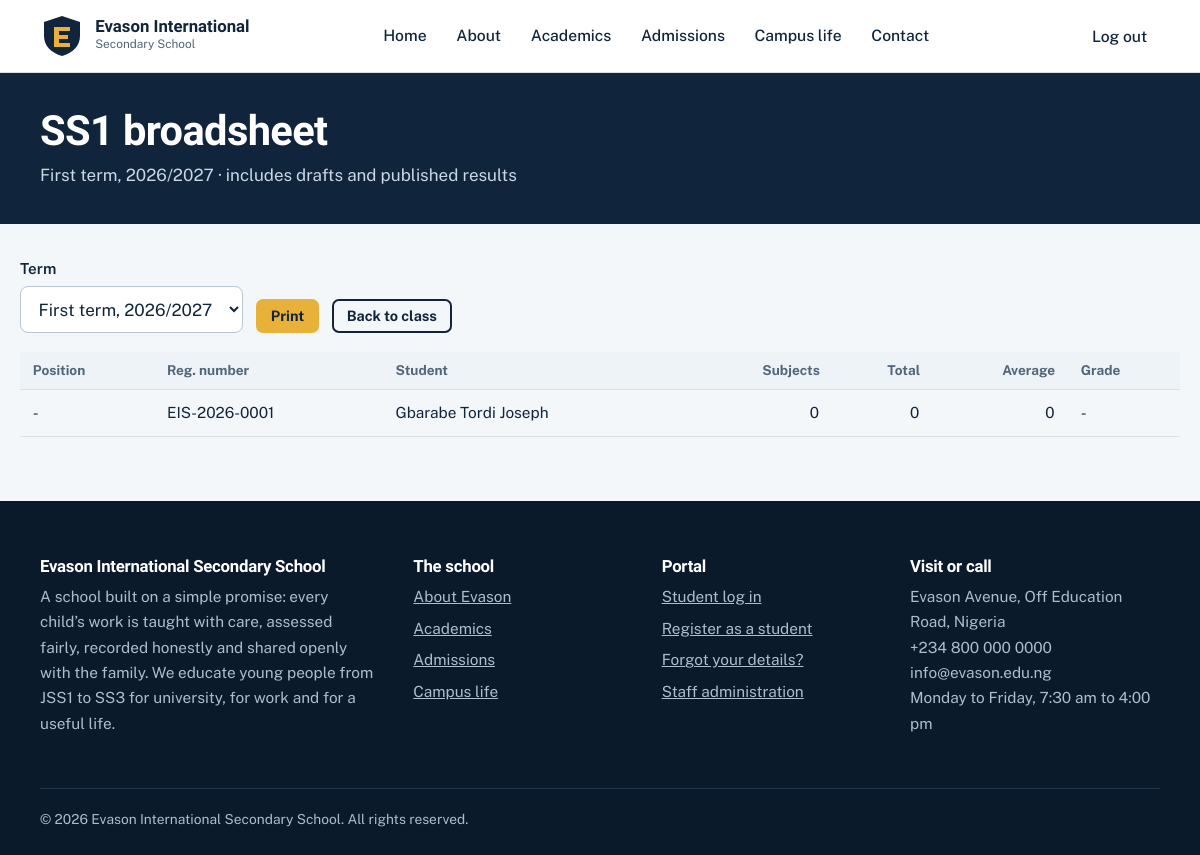
Screenshot of /portal/class/4/broadsheet/?term=1 (signed in) with the database file from the repository.
### academics/models.py (models this page shows, shortened)
class SchoolClass(models.Model):
    name = models.CharField(max_length=10, unique=True)
    order = models.PositiveSmallIntegerField(unique=True)
    subjects = models.ManyToManyField("Subject", through="ClassSubject", related_name="classes", blank=True)
    class Meta:
        ordering = ["order"]
        verbose_name_plural = "classes"
    def __str__(self):
        return self.name

class Term(models.Model):
    TERMS = [(1, "First term"), (2, "Second term"), (3, "Third term")]
    session = models.CharField(max_length=9, help_text="For example 2026/2027")
    term = models.PositiveSmallIntegerField(choices=TERMS)
    is_current = models.BooleanField(default=False)
    class Meta:
        ordering = ["-session", "-term"]
        unique_together = ("session", "term")
    def __str__(self):
        return f"{self.get_term_display()}, {self.session}"

### accounts/models.py (models this page shows, shortened)
class StudentProfile(models.Model):
    GENDERS = [("F", "Female"), ("M", "Male")]
    user = models.OneToOneField(settings.AUTH_USER_MODEL, on_delete=models.CASCADE, related_name="student")
    reg_number = models.CharField("Registration number", max_length=20, unique=True, editable=False, blank=True)
    school_class = models.ForeignKey("academics.SchoolClass", on_delete=models.PROTECT, related_name="students")
    gender = models.CharField(max_length=1, choices=GENDERS)
    date_of_birth = models.DateField(null=True, blank=True)
    guardian_name = models.CharField(max_length=120)
    guardian_phone = models.CharField(max_length=30)
    address = models.CharField(max_length=255, blank=True)
    passport = models.ImageField(upload_to="passports/", blank=True)
    created = models.DateTimeField(auto_now_add=True)
    class Meta:
        ordering = ["school_class__order", "user__last_name", "user__first_name"]
    @property
    def full_name(self):
        return self.user.get_full_name() or self.user.username

class User(AbstractUser):
    STUDENT, TEACHER, ADMIN = "student", "teacher", "admin"
    ROLES = [(STUDENT, "Student"), (TEACHER, "Teacher"), (ADMIN, "Administrator")]
    role = models.CharField(max_length=10, choices=ROLES, default=STUDENT)
    phone = models.CharField(max_length=20, blank=True)
    @property
    def is_school_admin(self):
        return self.is_superuser or self.role == self.ADMIN
    @property
    def is_staff_member(self):
        return self.is_school_admin or self.role == self.TEACHER

### academics/views.py (the view)
# urls.py: path("class/<int:class_id>/broadsheet/", views.broadsheet, name="broadsheet"),
@staff_required
def broadsheet(request, class_id):
    school_class = get_object_or_404(SchoolClass, pk=class_id)
    term = _current_term(request)
    rows = build_broadsheet(school_class, term) if term else []
    return render(request, "portal/broadsheet.html", {"school_class": school_class, "term": term, "terms": Term.objects.all(), "rows": rows})

### academics/views.py (called while the page is built)
def _guard(check):
    def decorator(view):
        @wraps(view)
        def wrapper(request, *args, **kwargs):
            if not request.user.is_authenticated:
                return redirect_to_login(request.get_full_path())
            if not check(request.user):
                raise PermissionDenied
            return view(request, *args, **kwargs)
        return wrapper
    return decorator

def _current_term(request):
    wanted = request.GET.get("term") or request.POST.get("term")
    if wanted:
        term = Term.objects.filter(pk=wanted).first()
        if term:
            return term
    return Term.objects.filter(is_current=True).first() or Term.objects.first()

### website/context.py (called while the page is built)
def school(request):
    return {"SCHOOL": settings.SCHOOL, "year": timezone.now().year}

### templates/portal/broadsheet.html (shortened to what this page needs)
{% extends 'base.html' %}
{% load school_tags %}
{% block content %}
<div class="page-head"><div class="wrap"><h1>{{ school_class }} broadsheet</h1><p>{{ term|default:"No term selected" }} · includes drafts and published results</p></div></div>
<div class="wrap portal">
  <form method="get" class="toolbar no-print">
    <div class="field"><label for="term">Term</label><select id="term" name="term" onchange="this.form.submit()">{% for t in terms %}<option value="{{ t.pk }}" {% if term and t.pk == term.pk %}selected{% endif %}>{{ t }}</option>{% endfor %}</select></div>
    <button type="button" class="btn btn-gold btn-sm" onclick="window.print()">Print</button>
    <a class="btn btn-line btn-sm" style="color:var(--ink)" href="{% url 'class_students' school_class.pk %}?term={{ term.pk }}">Back to class</a>
  </form>
  <div class="tbl-wrap"><table>
    <thead><tr><th>Position</th><th>Reg. number</th><th>Student</th><th class="n">Subjects</th><th class="n">Total</th><th class="n">Average</th><th>Grade</th></tr></thead>
    <tbody>
    {% for r in rows %}
      <tr><td>{% if r.position %}{{ r.position|ordinal }}{% else %}-{% endif %}</td><td>{{ r.student.reg_number }}</td><td>{{ r.student.full_name }}</td><td class="n">{{ r.count }}</td><td class="n">{{ r.total }}</td><td class="n">{{ r.average }}</td><td>{% if r.count %}<span class="grade g-{{ r.grade }}">{{ r.grade }}</span>{% else %}-{% endif %}</td></tr>
    {% empty %}<tr><td colspan="7">No students in this class yet.</td></tr>{% endfor %}
    </tbody>
  </table></div>
</div>
{% endblock %}

### static/css/style.css (style rules this page uses)
:root { --ink:#10243b; --ink-2:#1b3957; --paper:#f4f7fa; --white:#fff; --line:#d8e0e8; --muted:#52657a; --gold:#e8b13a; --gold-d:#a8780f; --sea:#13806b; --sea-l:#dff3ee; --red:#b3372c; --font-d:"Bricolage Grotesque",system-ui,sans-serif; --font-b:"Public Sans",system-ui,sans-serif; --r:10px; --max:1160px; }
* { box-sizing:border-box }
html { scroll-behavior:smooth }
body { margin:0;font:400 1.0625rem/1.65 var(--font-b);color:var(--ink);background:var(--paper) }
a { color:var(--sea) }
h1,h2,h3,h4 { font-family:var(--font-d);line-height:1.12;margin:0 0 .5em;letter-spacing:-.015em }
h1 { font-size:clamp(2.4rem,5.4vw,4.3rem);font-weight:800 }
p { margin:0 0 1.1em;max-width:70ch }
.wrap { max-width:var(--max);margin:0 auto;padding:0 1.25rem }
.btn { display:inline-block;padding:.8rem 1.4rem;border-radius:var(--r);font:700 1rem var(--font-b);text-decoration:none;border:2px solid transparent;cursor:pointer;transition:transform .15s,background .15s }
.btn-gold { background:var(--gold);color:var(--ink) }
.btn-line { border-color:currentColor;color:inherit;background:transparent }
.btn-sm { padding:.4rem .8rem;font-size:.9rem;border-radius:7px }
.tbl-wrap { overflow-x:auto }
table { border-collapse:collapse;width:100% }
th,td { text-align:left;padding:.65rem .8rem;border-bottom:1px solid var(--line);font-size:.96rem }
th { font:700 .85rem var(--font-b);color:var(--muted);background:#eef3f7 }
td.n,th.n { text-align:right;font-variant-numeric:tabular-nums }
.field { margin-bottom:1.1rem }
.field label { display:block;font-weight:600;margin-bottom:.3rem;font-size:.95rem }
input[type=text],input[type=email],input[type=password],input[type=date],input[type=number],input[type=tel],select,textarea,input[type=file] { width:100%;padding:.7rem .85rem;border:1.5px solid #b9c6d3;border-radius:8px;font:inherit;background:#fff;color:var(--ink) }
.page-head { background:var(--ink);color:#fff;padding:2.2rem 0 }
.page-head h1 { font-size:clamp(1.8rem,3.5vw,2.6rem);margin:0 }
.page-head p { color:#cbd8e6;margin:.4rem 0 0 }
.portal { padding:2rem 0 4rem }
.toolbar { display:flex;gap:.8rem;flex-wrap:wrap;align-items:end;margin-bottom:1.2rem }
.toolbar .field { margin:0 }

### rows the page displays
SchoolClass: name "SS1"
Term: term+session "First term, 2026/2027"
StudentProfile: student.reg_number "EIS-2026-0001", student.full_name "Gbarabe Tordi Joseph", count "0", total "0", average "0"

### other values shown
{{ SCHOOL.name }} "Evason International Secondary School"
{{ SCHOOL.address }} "Evason Avenue, Off Education Road, Nigeria"
{{ SCHOOL.phone }} "+234 800 000 0000"
{{ SCHOOL.email }} "info@evason.edu.ng"
form field term "First term, 2026/2027"
